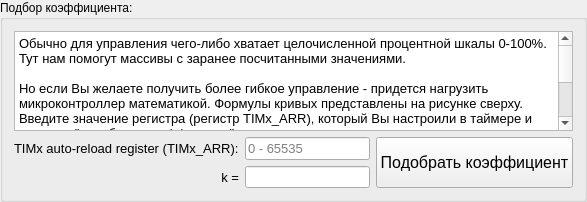
         <widget class="QGroupBox" name="groupBox_2">
          <property name="sizePolicy">
           <sizepolicy hsizetype="Minimum" vsizetype="Preferred">
            <horstretch>0</horstretch>
            <verstretch>0</verstretch>
           </sizepolicy>
          </property>
          <property name="title">
           <string>Подбор коэффициента:</string>
          </property>
          <layout class="QVBoxLayout" name="verticalLayout_3">
           <item>
            <widget class="QTextEdit" name="textEdit_2">
             <property name="sizePolicy">
              <sizepolicy hsizetype="Expanding" vsizetype="Minimum">
               <horstretch>0</horstretch>
               <verstretch>0</verstretch>
              </sizepolicy>
             </property>
             <property name="minimumSize">
              <size>
               <width>0</width>
               <height>50</height>
              </size>
             </property>
             <property name="maximumSize">
              <size>
               <width>16777215</width>
               <height>100</height>
              </size>
             </property>
             <property name="font">
              <font>
               <pointsize>10</pointsize>
              </font>
             </property>
             <property name="html">
              <string>&lt;!DOCTYPE HTML PUBLIC &quot;-//W3C//DTD HTML 4.0//EN&quot; &quot;http://www.w3.org/TR/REC-html40/strict.dtd&quot;&gt;
&lt;html&gt;&lt;head&gt;&lt;meta name=&quot;qrichtext&quot; content=&quot;1&quot; /&gt;&lt;meta charset=&quot;utf-8&quot; /&gt;&lt;style type=&quot;text/css&quot;&gt;
p, li { white-space: pre-wrap; }
&lt;/style&gt;&lt;/head&gt;&lt;body style=&quot; font-family:'Segoe UI'; font-size:10pt; font-weight:400; font-style:normal;&quot;&gt;
&lt;p style=&quot; margin-top:0px; margin-bottom:0px; margin-left:0px; margin-right:0px; -qt-block-indent:0; text-indent:0px;&quot;&gt;&lt;span style=&quot; font-family:'MS Shell Dlg 2';&quot;&gt;Обычно для управления чего-либо хватает целочисленной процентной шкалы 0-100%. Тут нам помогут массивы с заранее посчитанными значениями.&lt;/span&gt;&lt;/p&gt;
&lt;p style=&quot;-qt-paragraph-type:empty; margin-top:0px; margin-bottom:0px; margin-left:0px; margin-right:0px; -qt-block-indent:0; text-indent:0px; font-family:'MS Shell Dlg 2';&quot;&gt;&lt;br /&gt;&lt;/p&gt;
&lt;p style=&quot; margin-top:0px; margin-bottom:0px; margin-left:0px; margin-right:0px; -qt-block-indent:0; text-indent:0px;&quot;&gt;&lt;span style=&quot; font-family:'MS Shell Dlg 2';&quot;&gt;Но если Вы желаете получить более гибкое управление - придется нагрузить микроконтроллер математикой. Формулы кривых представлены на рисунке сверху. Введите значение регистра (регистр TIMx_ARR), который Вы настроили в таймере и нажмите &amp;quot;подобрать коэффициент&amp;quot;. &lt;/span&gt;&lt;/p&gt;
&lt;p style=&quot;-qt-paragraph-type:empty; margin-top:0px; margin-bottom:0px; margin-left:0px; margin-right:0px; -qt-block-indent:0; text-indent:0px; font-family:'MS Shell Dlg 2';&quot;&gt;&lt;br /&gt;&lt;/p&gt;
&lt;p style=&quot; margin-top:0px; margin-bottom:0px; margin-left:0px; margin-right:0px; -qt-block-indent:0; text-indent:0px;&quot;&gt;&lt;span style=&quot; font-family:'MS Shell Dlg 2';&quot;&gt;После подбора можно рисовать кривую с данным коэффициентом. Справа появятся массивы кривых для данной размерности TIMx_ARR. Можно их использовать для формул в процентном управлениее (0-100%). Пример кода на языке Си для МК STM32F103C8T6 указан ниже.&lt;/span&gt;&lt;/p&gt;&lt;/body&gt;&lt;/html&gt;</string>
             </property>
            </widget>
           </item>
           <item>
            <layout class="QHBoxLayout" name="horizontalLayout_2">
             <item>
              <layout class="QGridLayout" name="gridLayout">
               <item row="0" column="0">
                <widget class="QLabel" name="label_2">
                 <property name="font">
                  <font>
                   <pointsize>10</pointsize>
                  </font>
                 </property>
                 <property name="text">
                  <string>TIMx auto-reload register (TIMx_ARR):</string>
                 </property>
                </widget>
               </item>
               <item row="1" column="0">
                <widget class="QLabel" name="label_3">
                 <property name="font">
                  <font>
                   <pointsize>10</pointsize>
                  </font>
                 </property>
                 <property name="layoutDirection">
                  <enum>Qt::LeftToRight</enum>
                 </property>
                 <property name="text">
                  <string>k =</string>
                 </property>
                 <property name="textFormat">
                  <enum>Qt::AutoText</enum>
                 </property>
                 <property name="scaledContents">
                  <bool>false</bool>
                 </property>
                 <property name="alignment">
                  <set>Qt::AlignRight|Qt::AlignTrailing|Qt::AlignVCenter</set>
                 </property>
                </widget>
               </item>
               <item row="1" column="1">
                <widget class="QLineEdit" name="lineEdit"/>
               </item>
               <item row="0" column="1">
                <widget class="QLineEdit" name="lineEdit_CNT">
                 <property name="font">
                  <font>
                   <pointsize>10</pointsize>
                  </font>
                 </property>
                 <property name="text">
                  <string/>
                 </property>
                 <property name="placeholderText">
                  <string>0 - 65535</string>
                 </property>
                </widget>
               </item>
              </layout>
             </item>
             <item>
              <widget class="QPushButton" name="pushButton">
               <property name="sizePolicy">
                <sizepolicy hsizetype="Minimum" vsizetype="Expanding">
                 <horstretch>0</horstretch>
                 <verstretch>0</verstretch>
                </sizepolicy>
               </property>
               <property name="font">
                <font>
                 <pointsize>12</pointsize>
                </font>
               </property>
               <property name="text">
                <string>Подобрать коэффициент</string>
               </property>
              </widget>
             </item>
            </layout>
           </item>
          </layout>
         </widget>
